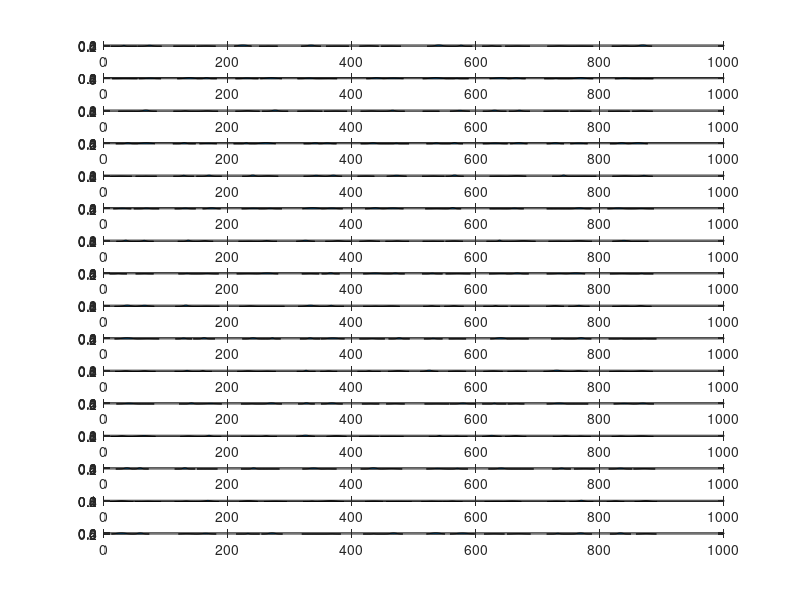
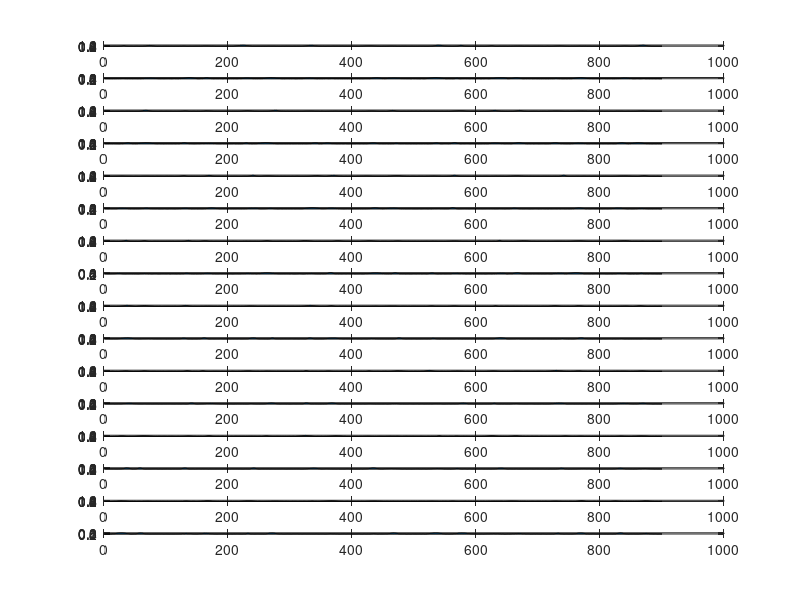

The MATLAB source for these figures, in order:
%% generate synthetic data for testing the AutoEncoder. 
% Data are generated in a biomimetic way; however, the purpose of this script is mainly to show the code running.
clear all
close all


%% Biphasic Gaussian generator. --> TEST dataset
% Approximately, in fast reaching movements, there is a
% biphasic EMG activation pattern, related to acceleration and deceleration. 
% This is modelled with two Gaussian EMG bursts.
% for the test, I want to simulate 9 directions, 100 samples each, 16
% muscles (as in Scano et al., 2019, P2P movements).
n_dir = 9; n_samples = 100; n_muscles = 16; n_bursts = 2;
temp = zeros(100,1);  
n_planes = 5; %f=frontal; r=right; l=left; h=horizontal; u=up;

for p=1:n_planes
    synthetic_test{p} = zeros(900,16);
    for i = 1: n_muscles
        for j = 1: n_dir
            for k =1: n_bursts
    %             x_width = 30;        %burst width (in samples) interval 20-35
    %             starting_point = 10; %burst begin interval 1st Gaussian 5-20  2nd Gaussian 50-65
    %             sigma = 6;           %std interval 2-8
    %             gain = 1.5;          %Gaussian amplitude scaling 0-1
                x_width =  round(25 + (40-25) *rand(1)) ;        %burst width (in samples)
                gain =  0 + (1-0) *rand(1) ;                     %Gaussian amplitude scaling
                sigma = round(2 + (8-2) *rand(1));               %std
                if k==1
                     starting_point = round(10 + (25-10) *rand(1)) ;  %burst begin
                else if k==2
                        starting_point = round(45 + (60-45) *rand(1)) ;  %burst begin
                    end
                end
                mean  = starting_point+x_width/2; 
                x = starting_point : 1 :starting_point+x_width;
                y = gaussmf(x,[sigma mean])*gain;
                temp(x) = y;
                synthetic_test{p}(j*n_samples-99:j*n_samples,i) = temp;
            end
            temp = zeros(100,1);
        end
    end
end
figure,
for i = 1:min(size(synthetic_test{1}))
    subplot(16,1,i)
    area(synthetic_test{1}(:,i))
end

% assign test data
test_export_f(1,:,:) = synthetic_test{1};
test_export_r(1,:,:) = synthetic_test{2};
test_export_l(1,:,:) = synthetic_test{3};
test_export_h(1,:,:) = synthetic_test{4};
test_export_u(1,:,:) = synthetic_test{5};

%% generate the training set
n_trials_training = 9; % each set of movements is repeated 10 times; 9 used for training
noise_gain = 0.2;
for p=1:n_planes
    synthetic_training{p} = zeros (9,900,16);
    for t=1:n_trials_training
        synthetic_training{p}(t,:,:) = synthetic_test{p};
        for s=1:n_dir*n_samples
            for i=1:n_muscles
                synthetic_training{p}(t,s,i) = synthetic_training{p}(t,s,i) + noise_gain *rand(1);
            end
        end
    end
end
% shows an example of noisy data
figure,
for i = 1:min(size(synthetic_test{1}))
    subplot(16,1,i)
    b = squeeze(synthetic_training{1}(1,:,i));
    area(b)
end    

% assign training data
train_export_f = synthetic_training{1};
train_export_r = synthetic_training{2};
train_export_l = synthetic_training{3};
train_export_h = synthetic_training{4};
train_export_u = synthetic_training{5};

%% save

save('S00_input.mat', 'test_export_f', 'test_export_h', 'test_export_l', 'test_export_r', 'test_export_u', 'train_export_f', 'train_export_h', 'train_export_l', 'train_export_r', 'train_export_u');

